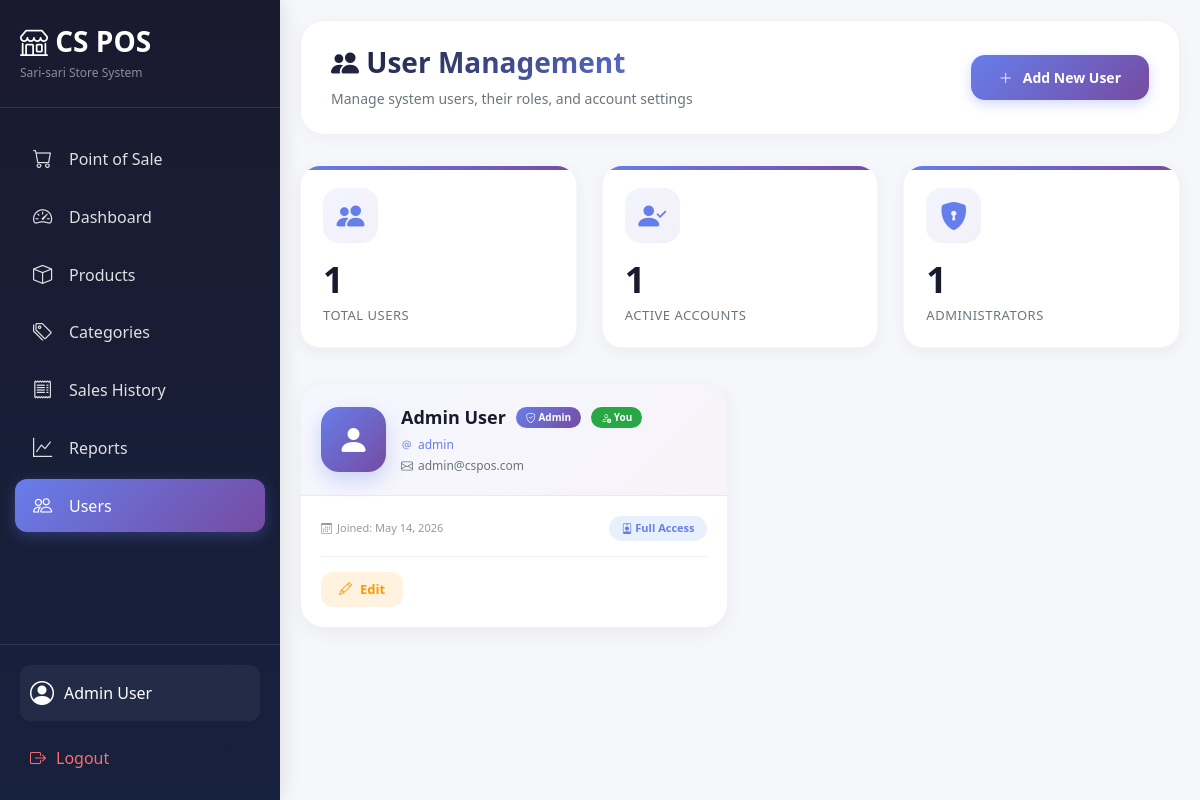
The page /frontend/user.php (signed in) on the database its author committed.
### tables this page shows
CREATE TABLE users (
    userID INT UNSIGNED AUTO_INCREMENT PRIMARY KEY,
    fullName VARCHAR(100) NOT NULL,
    username VARCHAR(50) NOT NULL UNIQUE,
    email VARCHAR(100) NOT NULL UNIQUE,
    password VARCHAR(255) NOT NULL,
    role ENUM('admin', 'cashier') DEFAULT 'cashier',
    created_at TIMESTAMP DEFAULT CURRENT_TIMESTAMP,
    updated_at TIMESTAMP DEFAULT CURRENT_TIMESTAMP ON UPDATE CURRENT_TIMESTAMP,
    dateDeleted TIMESTAMP NULL
);

### frontend/user.php (the view, shortened to what this page needs)
<?php
require_once '../backend/database.php';
$userCount = mysqli_fetch_assoc(mysqli_query($conn, "SELECT COUNT(*) as total FROM users WHERE dateDeleted IS NULL"))['total'];
$adminCount = mysqli_fetch_assoc(mysqli_query($conn, "SELECT COUNT(*) as total FROM users WHERE userID = 1 AND dateDeleted IS NULL"))['total'];
?>
<!DOCTYPE html>
<html lang="en">
<head>
<link href="https://cdn.jsdelivr.net/npm/bootstrap@5.3.2/dist/css/bootstrap.min.css" rel="stylesheet">
<link rel="stylesheet" href="https://cdn.jsdelivr.net/npm/bootstrap-icons@1.11.1/font/bootstrap-icons.css">
</head>
<body>
<?php include "nav.php"; ?>
<div class="main-content">
    <div class="page-header">
        <div class="d-flex justify-content-between align-items-center flex-wrap gap-3">
            <div>
                <h3><i class="bi bi-people-fill"></i> User Management</h3>
                <p>Manage system users, their roles, and account settings</p>
            </div>
            <button class="btn-add" data-bs-toggle="modal" data-bs-target="#addUserModal">
                <i class="bi bi-plus-lg"></i> Add New User
            </button>
        </div>
    </div>
    <div class="stats-grid">
        <div class="stats-card">
            <div class="stats-icon">
                <i class="bi bi-people-fill"></i>
            </div>
            <div class="stats-number"><?php echo $userCount; ?></div>
            <div class="stats-label">Total Users</div>
        </div>
        <div class="stats-card">
            <div class="stats-icon">
                <i class="bi bi-person-check-fill"></i>
            </div>
            <div class="stats-number">
                <?php
                $activeCount = mysqli_fetch_assoc(mysqli_query($conn, "SELECT COUNT(*) as total FROM users WHERE dateDeleted IS NULL"))['total'];
                echo $activeCount;
                ?>
            </div>
            <div class="stats-label">Active Accounts</div>
        </div>
        <div class="stats-card">
            <div class="stats-icon">
                <i class="bi bi-shield-lock-fill"></i>
            </div>
            <div class="stats-number"><?php echo $adminCount; ?></div>
            <div class="stats-label">Administrators</div>
        </div>
    </div>
    <div class="user-grid">
        <?php
        $result = mysqli_query($conn, "SELECT * FROM users WHERE dateDeleted IS NULL ORDER BY userID ASC");
        if(mysqli_num_rows($result) > 0):
            while($row = mysqli_fetch_assoc($result)):
                $isCurrentUser = ($row['userID'] == $_SESSION['userID']);
                $isAdmin = ($row['userID'] == 1);
        ?>
        <div class="user-card" data-user-id="<?php echo $row['userID']; ?>">
            <div class="user-card-header">
                <div class="user-avatar">
                    <i class="bi bi-person-fill"></i>
                </div>
                <div class="user-info-header">
                    <div class="user-name">
                        <?php echo htmlspecialchars($row['fullName']); ?>
                        <?php if($isAdmin): ?>
                            <span class="user-badge badge-admin"><i class="bi bi-shield-check"></i> Admin</span>
                        <?php endif; ?>
                        <?php if($isCurrentUser): ?>
                            <span class="user-badge badge-you"><i class="bi bi-person-check"></i> You</span>
                        <?php endif; ?>
                    </div>
                    <div class="user-username">
                        <i class="bi bi-at"></i> <?php echo htmlspecialchars($row['username']); ?>
                    </div>
                    <div class="user-email">
                        <i class="bi bi-envelope"></i> <?php echo htmlspecialchars($row['email']); ?>
                    </div>
                </div>
            </div>
            <div class="user-card-body">
                <div class="user-meta">
                    <div class="user-joined">
                        <i class="bi bi-calendar3"></i>
                        Joined: <?php echo date('M d, Y', strtotime($row['created_at'] ?? date('Y-m-d'))); ?>
                    </div>
                    <div class="user-role">
                        <i class="bi bi-person-badge"></i> <?php echo $isAdmin ? 'Full Access' : 'Staff Access'; ?>
                    </div>
                </div>
                <div class="card-actions">
                    <button class="btn-edit" data-bs-toggle="modal" data-bs-target="#editUserModal<?php echo $row['userID']; ?>">
                        <i class="bi bi-pencil"></i> Edit
                    </button>
                </div>
            </div>
        </div>
        <?php
            endwhile;
        endif; ?>
    </div>
</div>
</body>
</html>

### frontend/user.php (style rules this page uses)
* { margin: 0; padding: 0; box-sizing: border-box; }
body { background: #f0f2f5; font-family: 'Segoe UI', Tahoma, Geneva, Verdana, sans-serif; }
.main-content { margin-left: 280px; padding: 25px 30px; min-height: 100vh; background: #f5f7fb; }
.page-header { background: white; border-radius: 24px; padding: 25px 30px; margin-bottom: 30px; box-shadow: 0 4px 20px rgba(0,0,0,0.03); border: 1px solid rgba(0,0,0,0.05); }
.page-header h3 { font-weight: 700; font-size: 28px; margin-bottom: 8px; background: linear-gradient(135deg, #1a1a2e 0%, #667eea 100%); -webkit-background-clip: text; -webkit-text-fill-color: transparent; background-clip: text; }
.page-header p { color: #6c757d; font-size: 14px; margin: 0; }
.stats-grid { display: grid; grid-template-columns: repeat(3, 1fr); gap: 25px; margin-bottom: 35px; }
.stats-card { background: white; border-radius: 20px; padding: 22px; transition: all 0.3s ease; box-shadow: 0 4px 15px rgba(0,0,0,0.05); border: 1px solid rgba(0,0,0,0.03); position: relative; overflow: hidden; }
.stats-card::before { content: ''; position: absolute; top: 0; left: 0; width: 100%; height: 4px; background: linear-gradient(90deg, #667eea, #764ba2); }
.stats-icon { width: 55px; height: 55px; background: linear-gradient(135deg, #667eea15 0%, #764ba215 100%); border-radius: 16px; display: flex; align-items: center; justify-content: center; margin-bottom: 15px; }
.stats-icon i { font-size: 28px; color: #667eea; }
.stats-number { font-size: 36px; font-weight: 800; color: #1a1a2e; line-height: 1.2; margin-bottom: 5px; }
.stats-label { color: #6c757d; font-size: 13px; font-weight: 500; text-transform: uppercase; letter-spacing: 0.5px; }
.btn-add { background: linear-gradient(135deg, #667eea 0%, #764ba2 100%); color: white; border: none; padding: 12px 28px; border-radius: 14px; font-weight: 600; font-size: 14px; transition: all 0.3s ease; display: inline-flex; align-items: center; gap: 10px; box-shadow: 0 4px 12px rgba(102,126,234,0.3); }
.btn-edit { background: #fff3e0; color: #ff9800; border: none; padding: 8px 18px; border-radius: 12px; font-size: 13px; font-weight: 600; transition: all 0.3s ease; display: inline-flex; align-items: center; gap: 8px; }
.user-grid { display: grid; grid-template-columns: repeat(auto-fill, minmax(380px, 1fr)); gap: 25px; }
.user-card { background: white; border-radius: 24px; transition: all 0.3s ease; box-shadow: 0 5px 20px rgba(0,0,0,0.05); border: 1px solid rgba(0,0,0,0.05); overflow: hidden; }
.user-card-header { background: linear-gradient(135deg, #667eea10 0%, #764ba210 100%); padding: 20px; display: flex; align-items: center; gap: 15px; border-bottom: 1px solid rgba(0,0,0,0.05); }
.user-avatar { width: 65px; height: 65px; background: linear-gradient(135deg, #667eea 0%, #764ba2 100%); border-radius: 18px; display: flex; align-items: center; justify-content: center; box-shadow: 0 8px 20px rgba(102,126,234,0.3); }
.user-avatar i { font-size: 32px; color: white; }
.user-info-header { flex: 1; }
.user-name { font-weight: 700; font-size: 18px; color: #1a1a2e; margin-bottom: 5px; display: flex; align-items: center; gap: 10px; flex-wrap: wrap; }
.user-badge { font-size: 10px; padding: 3px 10px; border-radius: 20px; font-weight: 600; }
.badge-admin { background: linear-gradient(135deg, #667eea, #764ba2); color: white; }
.badge-you { background: #28a745; color: white; }
.user-username { font-size: 12px; color: #667eea; margin-bottom: 3px; display: flex; align-items: center; gap: 5px; }
.user-email { font-size: 12px; color: #6c757d; display: flex; align-items: center; gap: 5px; }
.user-card-body { padding: 20px; }
.user-meta { display: flex; justify-content: space-between; align-items: center; margin-bottom: 15px; padding-bottom: 15px; border-bottom: 1px solid #eee; }
.user-joined { font-size: 11px; color: #999; display: flex; align-items: center; gap: 5px; }
.user-role { background: #e8f0fe; padding: 4px 12px; border-radius: 20px; font-size: 11px; color: #667eea; font-weight: 600; }
.card-actions { display: flex; gap: 12px; }

### frontend/nav.php (style rules this page uses)
.main-content { margin-left: 280px; padding: 20px; background: #f5f7fb; min-height: 100vh; }

### rows shown on the page
users: fullName "Admin User", shows "You", username "admin", email "admin@cspos.com", shows "Full Access"

### other values the page prints
$_SESSION['fullName'] "Admin User"
$userCount "1"
$activeCount "1"
$adminCount "1"
